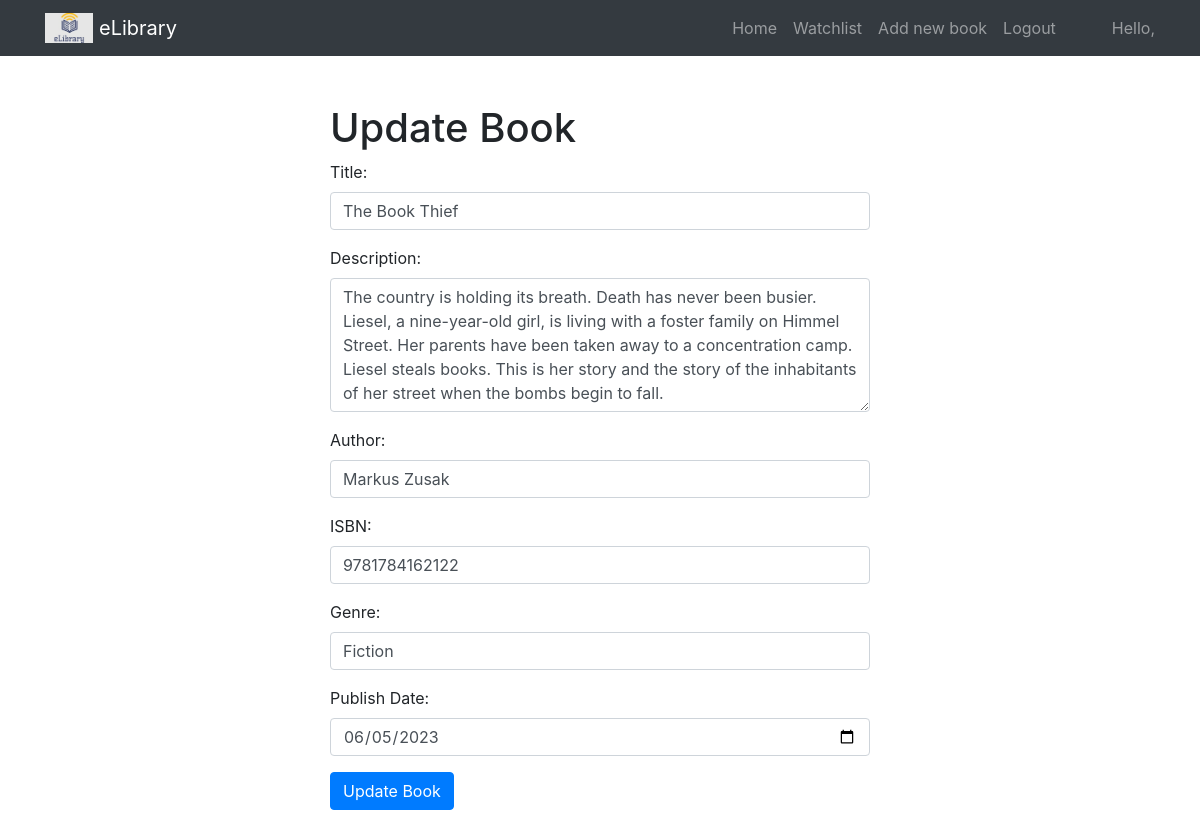
The app's page /eLibrary/book/The Book Thief/update with its own data.
### eLibrary/models.py (models this page shows, shortened)
class Book(models.Model):
    title = models.CharField(max_length=100, unique=True)
    author = models.CharField(max_length=100, default="Unknown")
    isbn = models.CharField(max_length=20, default="N/A", unique=True)
    genre = models.CharField(max_length=50, default="Unknown")
    description = models.TextField(blank=True, null=True)
    publish_date = models.DateField()

### eLibrary/views.py (the view)
# urls.py: path('book/<str:book_title>/update', views.update_book, name="update_book"),   #update page view
def update_book(request, book_title):
    book = get_object_or_404(Book, title=book_title)
    if request.method == 'POST':
        title = request.POST['title']
        description = request.POST['description']
        author = request.POST['author']
        isbn = request.POST['isbn']
        genre = request.POST['genre']
        publish_date = datetime.strptime(request.POST['publish_date'], '%Y-%m-%d').date()
        if Book.objects.filter(title=title).exclude(pk=book.pk).exists():
            error_message = 'A book with the same title already exists. Title set back to original value.'
        elif Book.objects.filter(isbn=isbn).exclude(pk=book.pk).exists():
            error_message = 'A book with the same ISBN already exists. ISBN set back to original value.'
        else:
            book.title = title
            book.description = description
            book.author = author
            book.isbn = isbn
            book.genre = genre
            book.publish_date = publish_date
            book.save()
            return redirect('eLibrary:book_view', book_title=book.title)
    else:
        error_message = None
    return render(request, 'eLibrary/update_book.html', {
        'book': book,
        'error_message': error_message
    })

### eLibrary/templates/eLibrary/update_book.html (shortened to what this page needs)
{% extends 'eLibrary/layout.html' %}
{% block body %}
<div class="container mt-5 mb-5">
    <div class="row">
        <div class="col-md-6 offset-md-3">
            <h1>Update Book</h1>
            <form method="POST" action="{% url 'eLibrary:update_book' book.title %}">
                <div class="form-group">
                    <label for="title">Title:</label>
                    <input type="text" class="form-control" name="title" value="{{ book.title }}" required>
                </div>
                <div class="form-group">
                    <label for="description">Description:</label>
                    <textarea class="form-control" name="description" rows="5">{{ book.description }}</textarea>
                </div>
                <div class="form-group">
                    <label for="author">Author:</label>
                    <input type="text" class="form-control" name="author" value="{{ book.author }}" required>
                </div>
                <div class="form-group">
                    <label for="isbn">ISBN:</label>
                    <input type="text" class="form-control" name="isbn" value="{{ book.isbn }}" required>
                </div>
                <div class="form-group">
                    <label for="genre">Genre:</label>
                    <input type="text" class="form-control" name="genre" value="{{ book.genre }}" required>
                </div>
                <div class="form-group">
                    <label for="publish_date">Publish Date:</label>
                    <input type="date" class="form-control" name="publish_date" value="{{ book.publish_date|date:'Y-m-d' }}" required>
                </div>
                <button type="submit" class="btn btn-primary">Update Book</button>
            </form>
        </div>
    </div>
</div>
{% endblock %}

### records on screen
Book: title "The Book Thief", description "The country is holding its breath. Death has never been busier. Liesel, a nine-year-old girl, is living with a foster family on Himmel Street. Her parents have been taken away to a concentration camp. Liesel steals books. This is her story and the story of the inhabitants of her street when the bombs begin to fall.", author "Markus Zusak", isbn "9781784162122", genre "Fiction", publish_date "06/05/2023"
